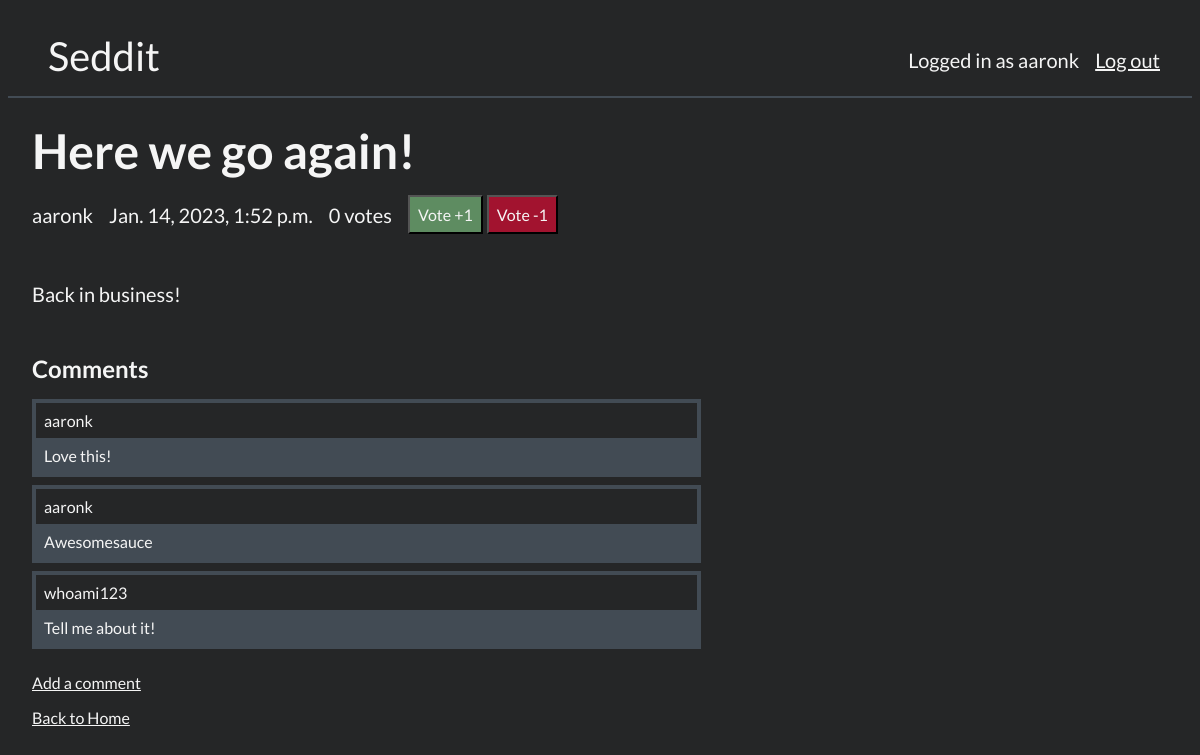
/1/ (signed in), run on the app's committed database.
### main/models.py (models this page shows, shortened)
class Thread(models.Model):
    title = models.CharField(max_length=100)
    author = models.ForeignKey(User, on_delete=models.CASCADE)
    date_pub = models.DateTimeField(verbose_name='Published at')
    content = models.TextField(max_length=500)
    votes = models.IntegerField(default=0)
    topic = models.ForeignKey('Topic', default="1", on_delete=models.CASCADE)

class Comment(models.Model):
    for_post = models.ForeignKey(Thread, on_delete=models.CASCADE)
    comment_author = models.ForeignKey(User, on_delete=models.CASCADE)
    content = models.TextField(max_length=250)

### main/views.py (the view)
# urls.py: path("<int:thread_id>/", views.thread_view, name="thread_view"),
def thread_view(request, thread_id):
    thread = Thread.objects.get(pk=thread_id)
    top_comments = Comment.objects.filter(for_post_id=thread_id)
    if len(top_comments) > 0:
        has_comments = True
    else:
        has_comments = False
    return render(request, template_name='main/thread.html', context={'thread': thread, 'top_comments': top_comments, 'has_comments': has_comments})

### main/templates/main/thread.html (shortened to what this page needs)
{% extends 'main/base.html'%} {% block content %}
<section class="thread">
  <h1 class="thread__header">{{thread.title}}</h1>
  <div class="thread__details">
    <p class="thread__author">{{thread.author}}</p>
    <p class="thread__date-published">{{thread.date_pub}}</p>
    <p class="thread__votes">{{thread.votes}} votes</p>
    <form class="form__vote" method="post" action="/{{thread.id}}/vote/">
      <button
        type="submit"
        class="form__button-upvote"
        name="inc_vote"
        value="1"
      >
        Vote +1
      </button>
      <button
        type="submit"
        class="form__button-downvote"
        name="inc_vote"
        value="-1"
      >
        Vote -1
      </button>
    </form>
  </div>
  <p class="thread__content">{{thread.content}}</p>
  <h2 class="thread__comments-title">Comments</h2>
  <ul class="thread__comments">
    {% if has_comments %} {% for comment in top_comments %}
    <li class="thread__comment">
      <p class="thread__comment-author">{{comment.comment_author}}</p>
      <p class="thread__comment-body">{{comment.content}}</p>
    </li>
    {% endfor %}
  </ul>
  {% else %}
  <p class="thread__comments-message">No comments yet</p>
  {%endif%} {% if user.is_authenticated %}
  <a class="nav__link" href="{% url 'main:add_comment' thread.id %}"
    >Add a comment</a
  >
  {% endif %}
  <a href="{% url 'main:home' %}">Back to Home</a>
</section>
{% endblock%}

### main/templates/main/base.html (shortened to what this page needs)
<!DOCTYPE html>
<html>
  {% load static %}
  <head>
    <link
      href="{% static 'main/style/style.css' %}"
      rel="stylesheet"
      type="text/css"
    />
  </head>
  <header>
    <a href="{% url 'main:home' %}" class="title">Seddit</a>
    <div class="user-info">
      {% if user.is_authenticated %}
      <p class="user-message">Logged in as {{user.username}}</p>
      <a href="{% url 'logout' %}" class="user-link">Log out</a>
      {% else %}
      <p class="user-message">You are not logged in.</p>
      <a href="{% url 'login' %}" class="user-link">Log in</a>
      <a href="{% url 'main:sign_up' %}" class="user-link"> Sign Up</a>
      {% endif %}
    </div>
  </header>
  <section className="content">{% block content %} {% endblock %}</section>
</html>

### main/static/main/style/style.css (style rules this page uses)
* { box-sizing: border-box; font-family: "Lato", sans-serif; color: whitesmoke; padding: 0.5rem; margin: 0; }
header { box-sizing: content-box; border-bottom: solid 2px #424b54; flex-direction: row; align-items: center; justify-items: center; left: 0; right: 0; height: -webkit-fit-content; height: -moz-fit-content; height: fit-content; padding: 1rem; }
header .title { margin-left: 1rem; width: -webkit-fit-content; width: -moz-fit-content; width: fit-content; font-size: 2.5rem; text-decoration: none; }
header .user-info { display: flex; flex-direction: row; justify-self: end; align-items: center; float: right; }
header .user-message { height: -webkit-fit-content; height: -moz-fit-content; height: fit-content; font-size: 1.25rem; }
header .user-link { font-size: 1.25rem; }
.thread__header, .page-header { text-align: start; font-size: 3rem; }
.thread__details { margin: 0; padding: 0; display: flex; flex-direction: row; width: 100%; justify-content: flex-start; align-items: center; font-size: 1.25rem; background-color: #252627; }
.thread__content { font-size: 1.25rem; margin-bottom: 2rem; margin-top: 2rem; }
.thread__comments { display: flex; flex-direction: column; }
.thread__comments-title { font-size: 1.5rem; }
.thread__comment { display: inline-block; padding: 0.25rem; list-style-type: none; background-color: #424b54; margin-bottom: 0.5rem; }
.thread__comment-author { background-color: #252627; }
.form__button-upvote { background-color: #5e8c61; padding: 0.5rem; color: whitesmoke; font-size: 1rem; }
.form__button-downvote { background-color: rgb(162, 19, 47); padding: 0.5rem; color: whitesmoke; font-size: 1rem; }
.thread { display: flex; flex-direction: column; width: 60%; }

### data on the page
Thread: title "Here we go again!", author "aaronk", date_pub "Jan. 14, 2023, 1:52 p.m.", votes "0", content "Back in business!"
Comment: comment_author "aaronk", content "Love this!"
Comment: comment_author "aaronk", content "Awesomesauce"
Comment: comment_author "whoami123", content "Tell me about it!"

### other printed values
{{ user.username }} "aaronk"
